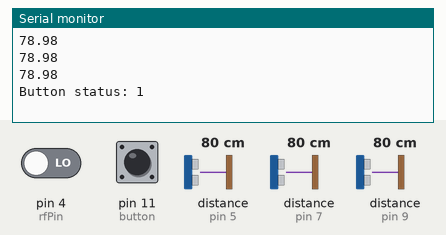
Recording of a sketch running on a simulated Arduino Uno, built with avr-gcc and run on an emulated ATmega328P. Parts: the last lines printed to the serial monitor. Wiring (inferred from the names in the program): 3 × ultrasonic range finder: trigger pin 6, echo pin 5 / trigger pin 8, echo pin 7 / trigger pin 10, echo pin 9. Inputs (shaded band) come from the test bench; at power-on: distance to the obstacle (sensors on pin 7, pin 5, pin 9) 80 cm, pin 4 (rfPin) LOW, pin 11 (button) HIGH. The echo pulse lasts 58.3 µs per cm; the audio player accepts every command and is not drawn.

Above: at 4.7 s.
4.8 s: distance to the obstacle (sensor on pin 7) set to 2 cm
At 5.9 s:
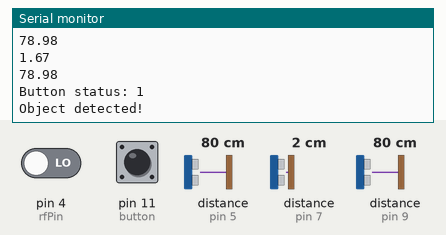
6.9 s: pin 4 (rfPin) driven HIGH
At 11.7 s:
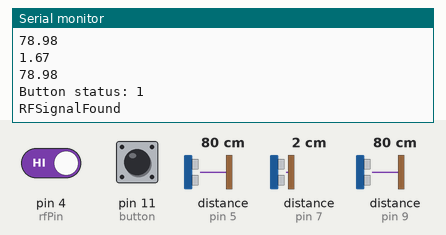

The sketch:

ThietBiChoTreMu.ino
```cpp
#include "SoftwareSerial.h"
#include "DFRobotDFPlayerMini.h"
SoftwareSerial mydfplayer(3, 2); // RX, TX
DFRobotDFPlayerMini dfplayer;

byte rfPin = 4;
float distance = 0;
byte Rtrig = 10;
byte Recho = 9;
byte Mtrig = 8;
byte Mecho = 7;
byte Ltrig = 6;
byte Lecho = 5;
float mid = 0;
float left = 0;
float right = 0;
int count = 0;
byte button = 11;

void setup() {
  // put your setup code here, to run once:
  pinMode(Ltrig, OUTPUT);
  pinMode(Lecho, INPUT);
  pinMode(Mtrig, OUTPUT);
  pinMode(Mecho, INPUT);
  pinMode(Rtrig, OUTPUT);
  pinMode(Recho, INPUT);

  pinMode(button, INPUT_PULLUP);

  Serial.begin(9600);

  mydfplayer.begin(9600);
  mydfplayer.listen();
  if (!dfplayer.begin(mydfplayer, true, false)) {
    while (true) {
      delay(0);
    }
  }
  dfplayer.volume(40);
  nhac_mo_dau();
}

void loop() {
  // put your main code here, to run repeatedly:
  ultrasonicSS(Ltrig, Lecho);
  left = distance;
  ultrasonicSS(Mtrig, Mecho);
  mid = distance;
  ultrasonicSS(Rtrig, Recho);
  right = distance;

  Serial.println(left);
  Serial.println(mid);
  Serial.println(right);
  Serial.println();

  int v = digitalRead(button);
  Serial.print("Button status: ");
  Serial.println(v);

  if (v == 0) {
    if (distance >= 100 && distance <= 130) {
      dfplayer.play(28);
      delay(3000);
    }
    if (mid >= 5 && mid <= 40) {
      dfplayer.play(28);
      delay(3000);
    }
  }

  byte result = digitalRead(rfPin);
  while (result == 1) {
    dfplayer.play(26);
    delay(3000);
    Serial.println("RFSignalFound");
    result = digitalRead(rfPin);
  }

  if (v == 1) {
    if (mid <= 30 && count == 0) {
      Serial.println("Object detected!");
      dfplayer.play(26);
      count++;
    }
    else if (mid > 30 && count > 0) {
      count = 0;
    }
  }
}

void nhac_mo_dau() {
  dfplayer.play(27);
  delay(3000);
}

void ultrasonicSS(byte trig, byte echo) {
  unsigned long duration; // biến đo thời gia

  digitalWrite(trig, 0);  // tắt chân tri
  delayMicroseconds(2);
  digitalWrite(trig, 1);  // phát xung từ chân tri
  delayMicroseconds(5);   // xung có độ dài 5 microSecond
  digitalWrite(trig, 0);  // tắt chân tri

  duration = pulseIn(echo, HIGH);
  distance = duration / 2 / 29.412;

  delay(200);
}
```

Measured:
- after the input at 4.8 s, the serial monitor: prints a new line after 0.59 s (image 1)
- after the input at 6.9 s, the serial monitor: prints a new line after 3.4 s (image 2)
